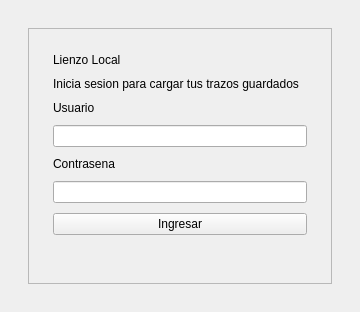
<?xml version="1.0" encoding="UTF-8"?>
<ui version="4.0">
 <!-- Clase de interfaz generada por Qt Designer para la pantalla de login. -->
 <class>LoginWidget</class>

 <!-- Widget principal del formulario de ingreso. -->
 <widget class="QWidget" name="LoginWidget">
  <property name="geometry">
   <rect>
    <x>0</x>
    <y>0</y>
    <width>360</width>
    <height>240</height>
   </rect>
  </property>
  <property name="windowTitle">
   <string>Ingreso</string>
  </property>

  <!-- Layout externo que deja margen alrededor de la tarjeta de login. -->
  <layout class="QVBoxLayout" name="outerLayout">
   <property name="leftMargin">
    <number>28</number>
   </property>
   <property name="topMargin">
    <number>28</number>
   </property>
   <property name="rightMargin">
    <number>28</number>
   </property>
   <property name="bottomMargin">
    <number>28</number>
   </property>
   <item>
    <!-- Tarjeta visual que agrupa titulo, campos, boton y mensajes. -->
    <widget class="QFrame" name="cardFrame">
     <property name="frameShape">
      <enum>QFrame::StyledPanel</enum>
     </property>
     <property name="frameShadow">
      <enum>QFrame::Raised</enum>
     </property>
     <layout class="QVBoxLayout" name="verticalLayout">
      <property name="leftMargin">
       <number>24</number>
      </property>
      <property name="topMargin">
       <number>24</number>
      </property>
      <property name="rightMargin">
       <number>24</number>
      </property>
      <property name="bottomMargin">
       <number>24</number>
      </property>
      <property name="spacing">
       <number>10</number>
      </property>
      <item>
       <!-- Titulo de la aplicacion. -->
       <widget class="QLabel" name="lblTitle">
        <property name="text">
         <string>Lienzo Local</string>
        </property>
       </widget>
      </item>
      <item>
       <!-- Subtitulo con una indicacion breve para el usuario. -->
       <widget class="QLabel" name="lblSubtitle">
        <property name="text">
         <string>Inicia sesion para cargar tus trazos guardados</string>
        </property>
       </widget>
      </item>
      <item>
       <!-- Separador vertical para mejorar la distribucion visual. -->
       <spacer name="verticalSpacer">
        <property name="orientation">
         <enum>Qt::Vertical</enum>
        </property>
        <property name="sizeHint" stdset="0">
         <size>
          <width>20</width>
          <height>8</height>
         </size>
        </property>
       </spacer>
      </item>
      <item>
       <!-- Etiqueta del campo de usuario. -->
       <widget class="QLabel" name="label">
        <property name="text">
         <string>Usuario</string>
        </property>
       </widget>
      </item>
      <item>
       <!-- Campo donde se escribe el nombre de usuario. -->
       <widget class="QLineEdit" name="editUser"/>
      </item>
      <item>
       <!-- Etiqueta del campo de contrasena. -->
       <widget class="QLabel" name="label_2">
        <property name="text">
         <string>Contrasena</string>
        </property>
       </widget>
      </item>
      <item>
       <!-- Campo de contrasena: Password oculta los caracteres ingresados. -->
       <widget class="QLineEdit" name="editPass">
        <property name="echoMode">
         <enum>QLineEdit::Password</enum>
        </property>
       </widget>
      </item>
      <item>
       <!-- Boton que dispara la validacion del login. -->
       <widget class="QPushButton" name="btnLogin">
        <property name="text">
         <string>Ingresar</string>
        </property>
       </widget>
      </item>
      <item>
       <!-- Etiqueta usada para mostrar errores o mensajes de estado. -->
       <widget class="QLabel" name="lblStatus">
        <property name="text">
         <string/>
        </property>
       </widget>
      </item>
     </layout>
    </widget>
   </item>
  </layout>
 </widget>
 <resources/>
 <connections/>
</ui>
